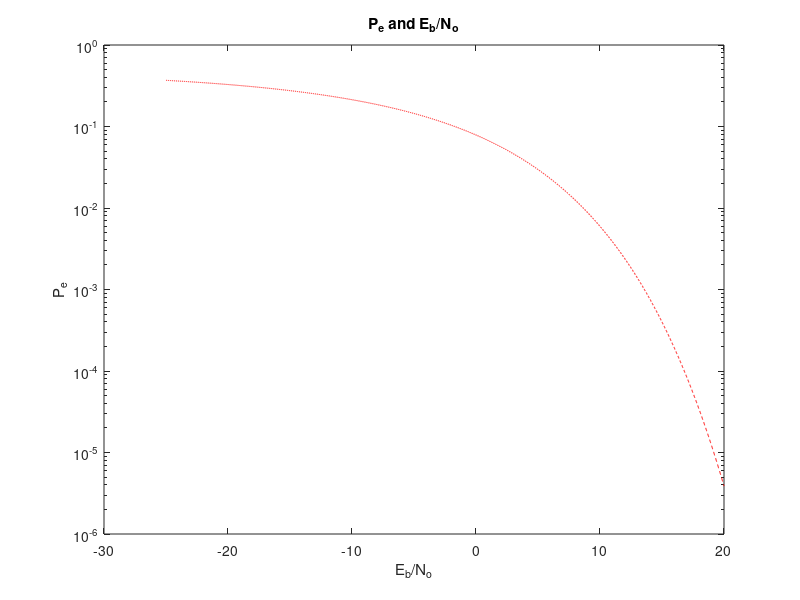

The MATLAB script that drew this image: (Note: this script raises an error after producing the figure.)
clear
close all
clc

eb_no = -25:0.01:20;
arg = sqrt(2*10.^(eb_no/20));
th_pe = qfunc(arg);

figure();
semilogy(eb_no,th_pe,'r--');
title('P_e and E_b/N_o');
xlabel('E_b/N_o');
ylabel('P_e');

fc = 1e5;
Ac = 1;
R = 28.8e3;
Tb = 1/R;
spb = 16;
k = 5;
r = 0.4;
num_bits = 1e2;
num_trials = 1000;
values = [-1 1];
[~,pulse] = rt_rcro(k,Tb,spb,r);
dv = 1;
max_nv = 100;

ber = zeros(1,max_nv/dv);
Eb_No = zeros(1,max_nv/dv);
Eb = sum(pulse.^2);

for i=1:num_trials
    disp(i);
    noise_variance = dv;
    ind = 1;
    data = bits(num_bits,values);
    [t, bb_signal] = baseband_signal(data,pulse,k,Tb,spb);
    modulated_signal = bpsk(bb_signal,t,fc,Ac);
    while noise_variance < max_nv
        nt = noise(t,noise_variance);
        noisy_signal = modulated_signal+nt;
        filtered_output = conv(de_bpsk(noisy_signal,t,fc,Ac),pulse,'same')./spb;
        gamma = mean(values);
        recovered_data = sample_signal(filtered_output,gamma,num_bits,spb,k,values);
        this_ber = sum(data~=recovered_data)/num_bits;
        ber(ind) = ber(ind)+this_ber;
        P_n = sum(nt.^2)/(length(nt)*Tb);
        B = R/2;
        No = P_n/B;
        Eb_No(ind) = Eb_No(ind) + Eb/No;
        noise_variance = noise_variance + dv;
        ind = ind+1;
    end
end
Eb_No = Eb_No./num_trials;
ber = ber./num_trials;

hold on;
x = 20*log10(Eb_No);
plot(x,ber);
legend({'Theoretical','Simulated'});